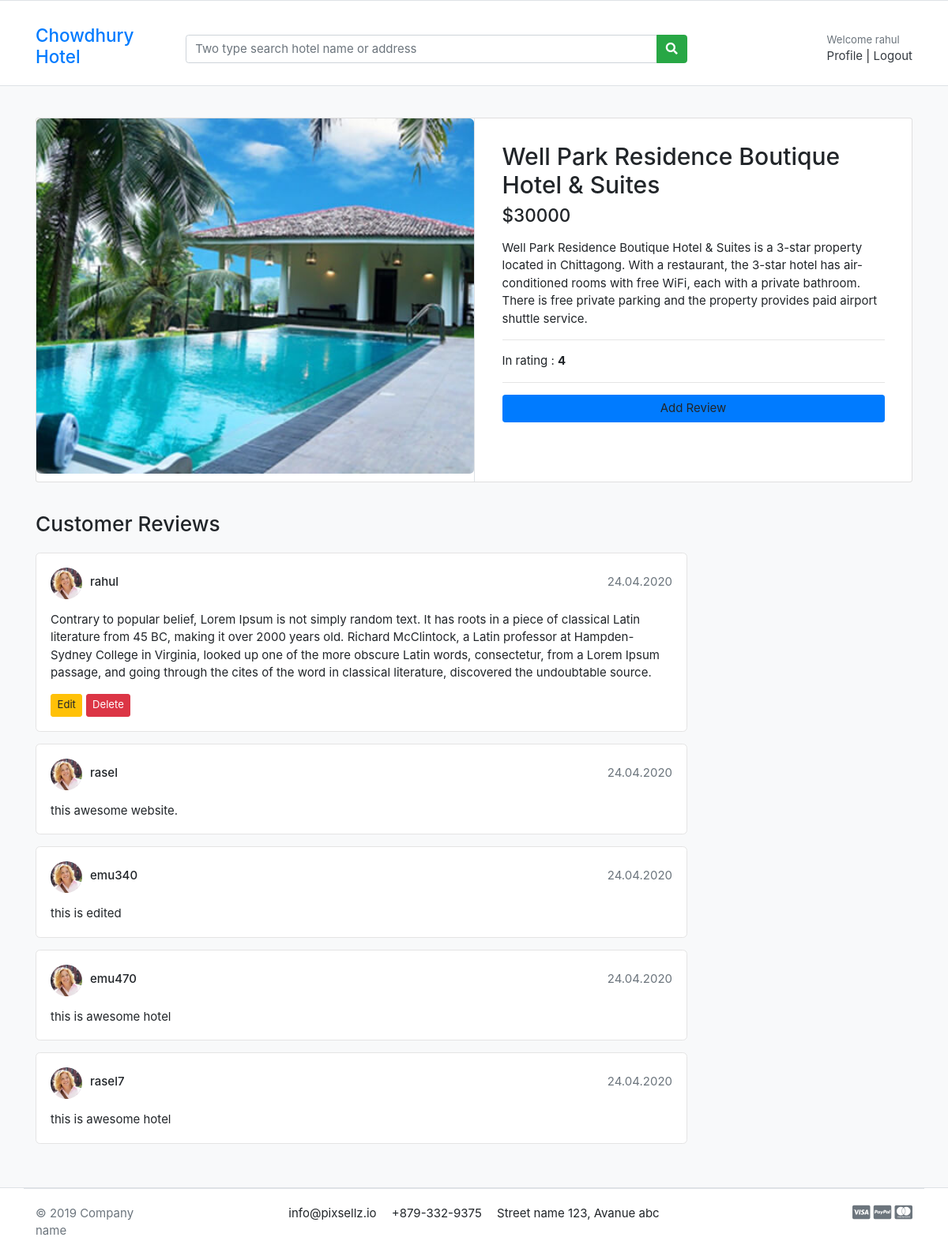
Page /hotel/5 (signed in) on the committed database.
### store/models.py (models this page shows, shortened)
class Hotel(models.Model):
    REVIEW = (
        ('1','1'),
        ('2','2'),
        ('3','3'),
        ('4','4'),
        ('5','5')
    )
    hotel_name = models.CharField(max_length=100,unique=True)
    slug = models.CharField(max_length=100,unique=True)
    description = models.TextField()
    address = models.CharField(max_length=200)
    rating = models.CharField(max_length=30, choices=REVIEW)
    price = models.IntegerField()
    image = models.ImageField(upload_to='photos/hotel')
    is_available = models.BooleanField(default=True)
    created_date = models.DateTimeField(auto_now_add=True)
    modified_date = models.DateTimeField(auto_now=True)

class Review(models.Model):
    REVIEW = (
        ('1','1'),
        ('2','2'),
        ('3','3'),
        ('4','4'),
        ('5','5')
    )
    hotel = models.ForeignKey(Hotel, on_delete=models.CASCADE)
    user = models.ForeignKey(User, on_delete=models.CASCADE)
    rating = models.CharField(max_length=30, choices=REVIEW)
    comment = models.TextField()

### store/views.py (the view)
# urls.py: path('hotel/<slug:hotel_id>', views.hotel_details, name='hotel_details'),
def hotel_details(request,hotel_id):
    single_hotel = Hotel.objects.get(id = hotel_id)
    hotel_review = Review.objects.filter(hotel__id = hotel_id)
    return render(request, 'hotel/hotel_details.html', {'hotel':single_hotel, 'reviews':hotel_review})

### store/templates/hotel/hotel_details.html
{% extends 'base.html' %} {% block body %}
<section class="section-content padding-y bg">
  <div class="container">
    <div class="card">
      <div class="row no-gutters">
        <aside class="col-md-6">
          <article class="gallery-wrap">
            <div class="img-big-wrap">
              <a href="#"><img src="{{hotel.image.url}}" /></a>
            </div>
          </article>
        </aside>
        <main class="col-md-6 border-left">
          <article class="content-body">
            <h2 class="title">{{hotel.hotel_name}}</h2>
            <div class="mb-3">
              <var class="price h4">${{hotel.price}}</var>
            </div>
            <p>{{hotel.description}}</p>
            <hr />
            <p>In rating : <b>{{hotel.rating}}</b></p>
            <hr />
            {% if request.user.is_authenticated %}
            <a
              href="{% url 'review' hotel.id%}"
              class="btn btn-block bg-primary bg-gradient"
              >Add Review</a
            >
            {% endif %}
          </article>
        </main>
      </div>
    </div>
    <br />
    <div class="row">
      <div class="col-md-9">
        <header class="section-heading">
          <h3>Customer Reviews</h3>
        </header>
        {% for review in reviews %}
        <article class="box mb-3">
          <div class="icontext w-100">
            <img
              src="./images/avatars/avatar1.jpg"
              class="img-xs icon rounded-circle"
            />
            <div class="text">
              <span class="date text-muted float-md-right">24.04.2020 </span>
              <h6 class="mb-1">{{review.user.username}}</h6>
            </div>
          </div>
          <div class="mt-3">
            <p>{{review.comment}}</p>
          </div>
          {% if review.user == request.user %}
          <div class="mt-3">
            <a
              href="{% url 'edit_review' review.id %}"
              class="btn btn-warning btn-sm"
              >Edit</a
            >
            <a
              href="{% url 'delete_review' review.id  %}"
              class="btn btn-danger btn-sm"
              >Delete</a
            >
          </div>
          {% endif %}
        </article>
        {% endfor %}
      </div>
    </div>
  </div>
</section>
{% endblock body %}

### templates/base.html (shortened to what this page needs)
<!DOCTYPE html>
{% load static %}
<html lang="en">
  <head>
    <link
      href="{% static 'css/bootstrap.css' %}"
      rel="stylesheet"
      type="text/css"
    />
    <link
      href="{% static 'fonts/fontawesome/css/all.min.css' %}"
      type="text/css"
      rel="stylesheet"
    />
    <link href="{% static 'css/ui.css' %}" rel="stylesheet" type="text/css" />
    <link
      href="{% static 'css/responsive.css' %}"
      rel="stylesheet"
      media="only screen and (max-width: 1200px)"
    />
    <link rel="stylesheet" href="{% static 'path/to/bootstrap.min.css' %}" />
  </head>
  <body>
    <header class="section-header m-10">
      <section class="header-main border-bottom mt-3">
        <div class="container">
          <div class="row align-items-center">
            <div class="col-lg-2 col-md-3 col-6">
              <a href="" class="brand-wrap">
                <h4>Chowdhury Hotel</h4>
              </a>
            </div>
            <div class="col-lg col-md-6 col-sm-12 col">
              <form action="{% url 'search' %}" class="search" method="GET">
                <div class="input-group w-100">
                  <input
                    type="text"
                    class="form-control"
                    style="width: 60%"
                    placeholder="Two type search hotel name or address"
                    name="keyword"
                  />
                  <div class="input-group-append">
                    <button class="btn btn-success" type="submit">
                      <i class="fa fa-search"></i>
                    </button>
                  </div>
                </div>
              </form>
            </div>
            <div class="col-lg-3 col-sm-6 col-8 order-2 order-lg-3">
              <div class="d-flex justify-content-end mb-3 mb-lg-0">
                {% if request.user.is_authenticated %}
                <div class="widget-header">
                  <small class="title text-muted"
                    >Welcome {{request.user.username}}</small
                  >
                  <div>
                    <a href="{% url 'profile' %}">Profile</a>
                    <span class="dark-transp"> | </span>
                    <a href="{% url 'logout' %}"> Logout</a>
                  </div>
                </div>
                {% endif %}
              </div>
            </div>
          </div>
        </div>
      </section>
    </header>
    {% block body %} {% endblock body %}
    <footer class="section-footer border-top">
      <div class="container">
        <section class="footer-bottom border-top row">
          <div class="col-md-2">
            <p class="text-muted">&copy 2019 Company name</p>
          </div>
          <div class="col-md-8 text-md-center">
            <span class="px-2">info@pixsellz.io</span>
            <span class="px-2">+879-332-9375</span>
            <span class="px-2">Street name 123, Avanue abc</span>
          </div>
          <div class="col-md-2 text-md-right text-muted">
            <i class="fab fa-lg fa-cc-visa"></i>
            <i class="fab fa-lg fa-cc-paypal"></i>
            <i class="fab fa-lg fa-cc-mastercard"></i>
          </div>
        </section>
      </div>
    </footer>
  </body>
</html>

### static/css/ui.css (style rules this page uses)
html { font-family: "Inter", sans-serif; font-size: 15px; }
.content-body { flex: 1 1 auto; padding: 2rem 2.3rem; }
.img-xs, .img-sm, .img-md, .img-lg { -o-object-fit: cover; object-fit: cover; flex-shrink: 0; flex-grow: 0; }
.img-xs { width: 40px; height: 40px; }
.padding-y { padding-top: 40px; padding-bottom: 40px; }
var { font-style: normal; }
article:after, .form-group:after { display: block; clear: both; content: ""; }
.bg { background-color: #f8f9fa; }
.section-heading { margin-bottom: 20px; margin-top: 15px; }
p:last-child { margin-bottom: 0; }
.header-main { position: relative; padding-top: 1rem; padding-bottom: 1rem; }
.widget-header { display: inline-block; vertical-align: middle; position: relative; }
.widget-header a { color: #343a40; }
.widget-header .title { display: block; }
.footer-bottom { padding-top: 20px; padding-bottom: 20px; }
.icontext { display: inline-flex; align-items: center; vertical-align: middle; }
.icontext .text { width: 100%; line-height: 1.2; }
.icontext .icon { position: relative; margin-right: 10px; flex-shrink: 0; flex-grow: 0; }
.price { font-weight: 600; color: #212529; }
.box { padding: 18px; background: #fff; border-radius: 0.37rem; border: 1px solid #e4e4e4; }
.box img { max-width: 100%; }
.gallery-wrap .img-big-wrap { margin-bottom: 10px; border-radius: 0.37rem; overflow: hidden; background-color: #fff; }
.gallery-wrap .img-big-wrap a { text-align: center; display: block; }
.gallery-wrap .img-big-wrap img { height: 450px; width: auto; display: inline-block; }

### rows in the picture
Hotel: image (picture), hotel_name "Well Park Residence Boutique Hotel & Suites", price "30000", description "Well Park Residence Boutique Hotel & Suites is a 3-star property located in Chittagong. With a restaurant, the 3-star hotel has air-conditioned rooms with free WiFi, each with a private bathroom. There is free private parking and the property provides paid airport shuttle service.", rating "4"
Review: user.username "rahul", comment "Contrary to popular belief, Lorem Ipsum is not simply random text. It has roots in a piece of classical Latin literature from 45 BC, making it over 2000 years old. Richard McClintock, a Latin professor at Hampden-Sydney College in Virginia, looked up one of the more obscure Latin words, consectetur, from a Lorem Ipsum passage, and going through the cites of the word in classical literature, discovered the undoubtable source.", shows "Edit"
Review: user.username "rasel", comment "this awesome website."
Review: user.username "emu340", comment "this is edited"
Review: user.username "emu470", comment "this is awesome hotel"
Review: user.username "rasel7", comment "this is awesome hotel"

### other values in the picture
{{ request.user.username }} "rahul"
